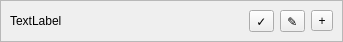
<?xml version="1.0" encoding="UTF-8"?>
<ui version="4.0">
 <class>DeviceWidget</class>
 <widget class="QWidget" name="DeviceWidget">
  <property name="geometry">
   <rect>
    <x>0</x>
    <y>0</y>
    <width>343</width>
    <height>41</height>
   </rect>
  </property>
  <property name="windowTitle">
   <string>Form</string>
  </property>
  <layout class="QGridLayout" name="gridLayout">
   <property name="leftMargin">
    <number>0</number>
   </property>
   <property name="topMargin">
    <number>0</number>
   </property>
   <property name="rightMargin">
    <number>0</number>
   </property>
   <property name="bottomMargin">
    <number>0</number>
   </property>
   <item row="0" column="0">
    <widget class="QFrame" name="frame">
     <property name="frameShape">
      <enum>QFrame::StyledPanel</enum>
     </property>
     <property name="frameShadow">
      <enum>QFrame::Sunken</enum>
     </property>
     <layout class="QGridLayout" name="gridLayout_2">
      <item row="0" column="0">
       <widget class="QLabel" name="name">
        <property name="text">
         <string>TextLabel</string>
        </property>
        <property name="wordWrap">
         <bool>true</bool>
        </property>
       </widget>
      </item>
      <item row="0" column="2">
       <widget class="QToolButton" name="rename">
        <property name="toolTip">
         <string>Rename</string>
        </property>
        <property name="text">
         <string>✎</string>
        </property>
       </widget>
      </item>
      <item row="0" column="3">
       <widget class="QToolButton" name="enable">
        <property name="minimumSize">
         <size>
          <width>22</width>
          <height>0</height>
         </size>
        </property>
        <property name="maximumSize">
         <size>
          <width>22</width>
          <height>16777215</height>
         </size>
        </property>
        <property name="toolTip">
         <string>Add/Remove</string>
        </property>
        <property name="text">
         <string>+</string>
        </property>
        <property name="checkable">
         <bool>true</bool>
        </property>
       </widget>
      </item>
      <item row="0" column="1">
       <widget class="QToolButton" name="select">
        <property name="toolTip">
         <string>Select</string>
        </property>
        <property name="text">
         <string>✓</string>
        </property>
        <property name="checkable">
         <bool>true</bool>
        </property>
       </widget>
      </item>
     </layout>
    </widget>
   </item>
  </layout>
 </widget>
 <resources/>
 <connections/>
</ui>
